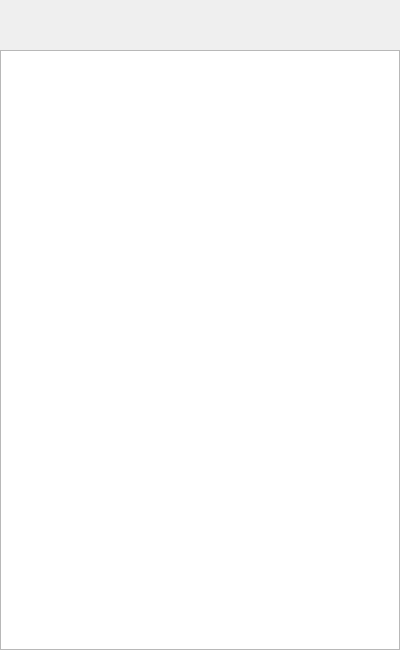
<?xml version="1.0" encoding="UTF-8"?>
<ui version="4.0">
 <class>Form</class>
 <widget class="QWidget" name="Form">
  <property name="geometry">
   <rect>
    <x>0</x>
    <y>0</y>
    <width>400</width>
    <height>650</height>
   </rect>
  </property>
  <property name="minimumSize">
   <size>
    <width>400</width>
    <height>650</height>
   </size>
  </property>
  <property name="maximumSize">
   <size>
    <width>400</width>
    <height>650</height>
   </size>
  </property>
  <property name="windowTitle">
   <string>Form</string>
  </property>
  <widget class="QTextBrowser" name="textBrowser">
   <property name="geometry">
    <rect>
     <x>0</x>
     <y>50</y>
     <width>400</width>
     <height>600</height>
    </rect>
   </property>
   <property name="minimumSize">
    <size>
     <width>400</width>
     <height>600</height>
    </size>
   </property>
   <property name="maximumSize">
    <size>
     <width>400</width>
     <height>600</height>
    </size>
   </property>
  </widget>
  <widget class="QLabel" name="label">
   <property name="geometry">
    <rect>
     <x>0</x>
     <y>0</y>
     <width>400</width>
     <height>50</height>
    </rect>
   </property>
   <property name="text">
    <string/>
   </property>
   <property name="pixmap">
    <pixmap resource="pics.qrc">:/pics/6.png</pixmap>
   </property>
  </widget>
 </widget>
 <resources>
  <include location="pics.qrc"/>
 </resources>
 <connections/>
</ui>
